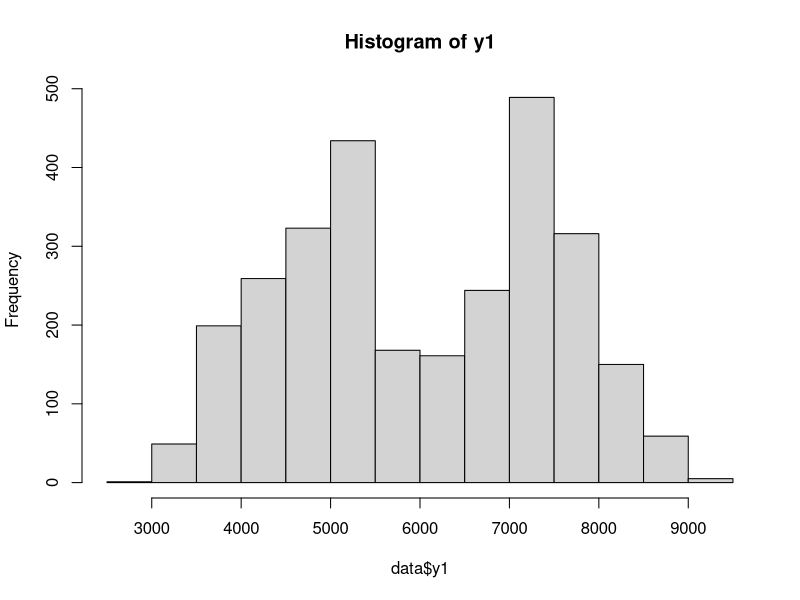
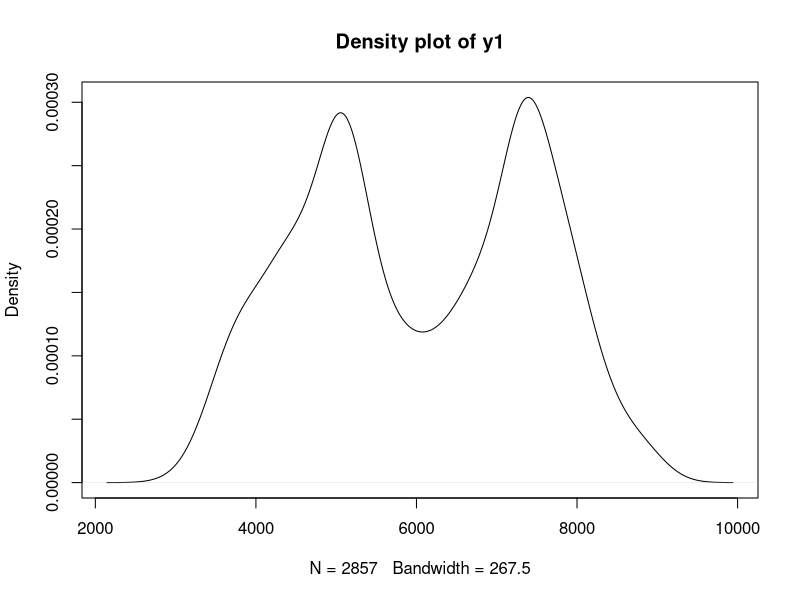
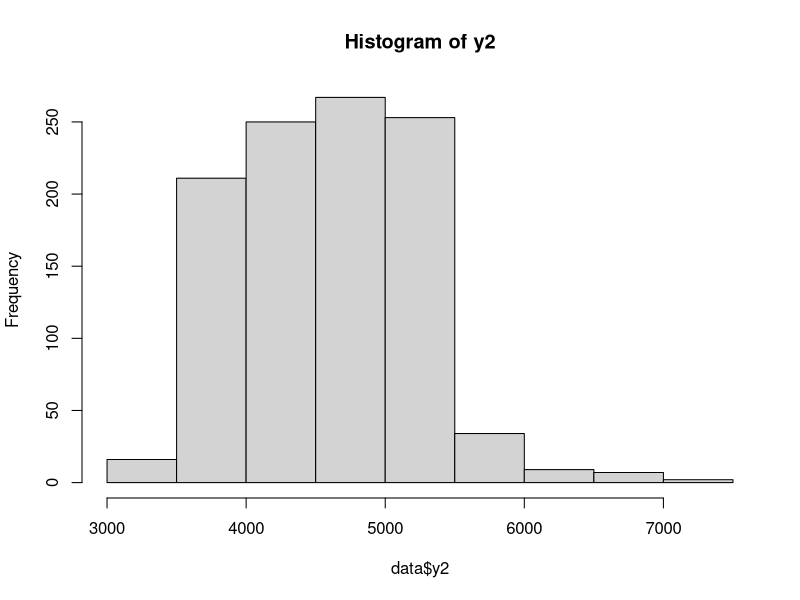
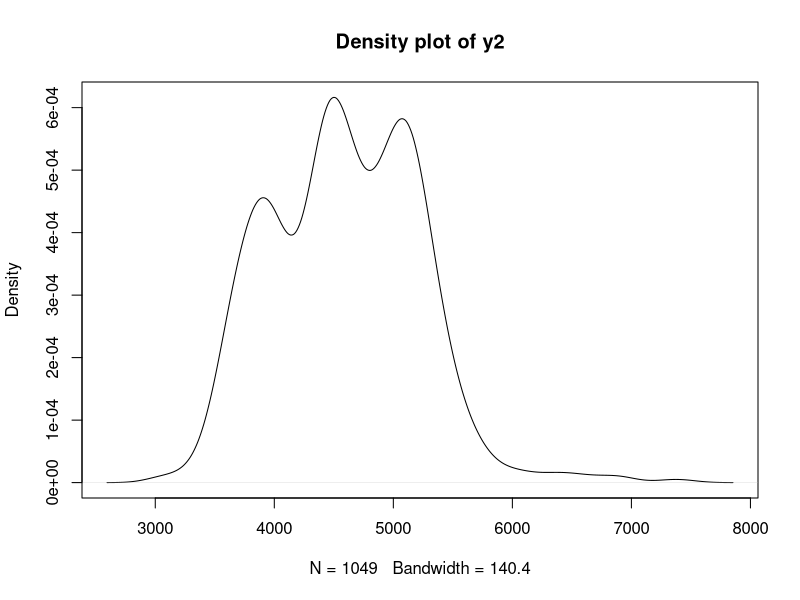
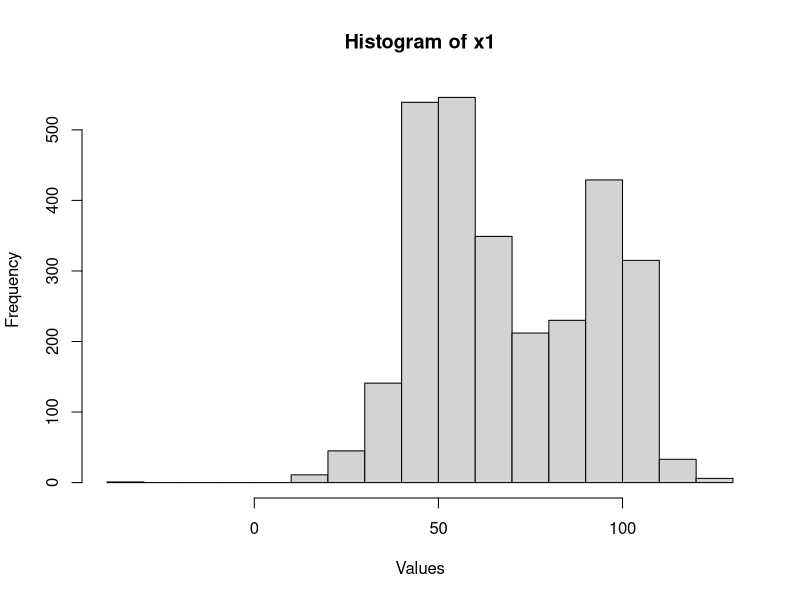
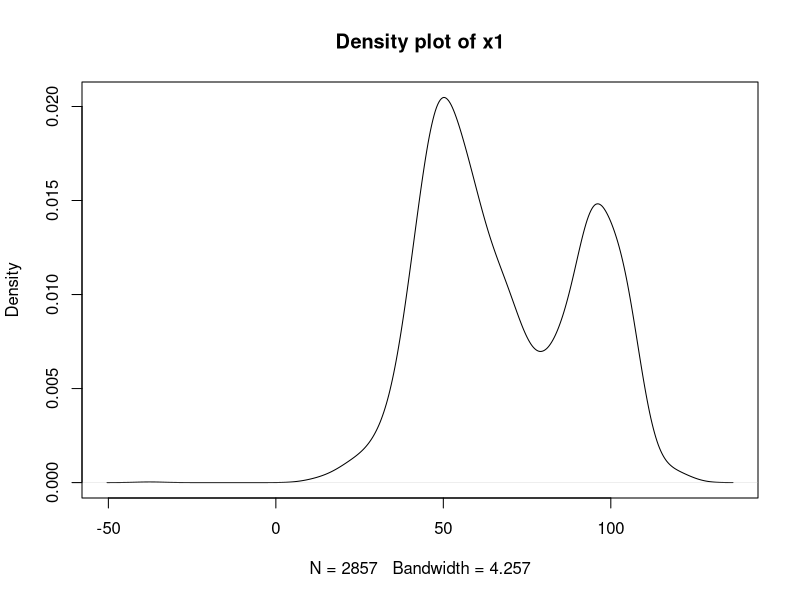
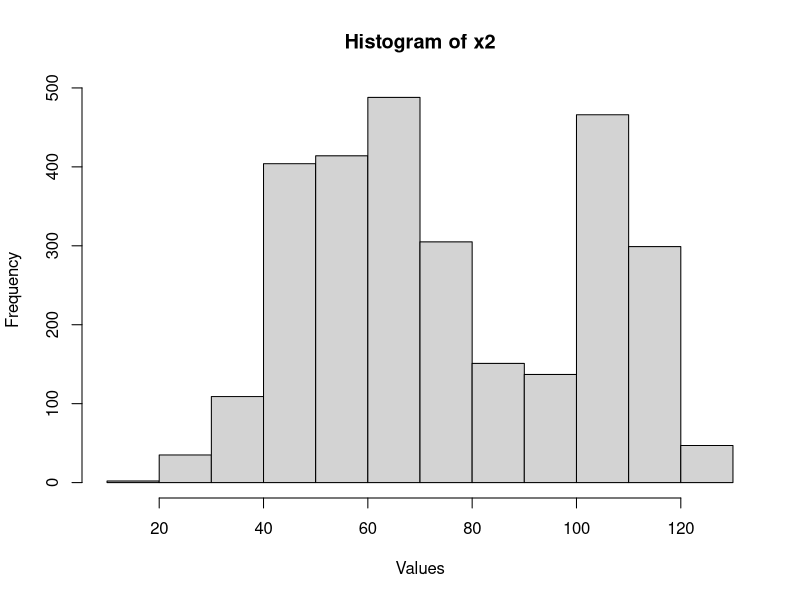
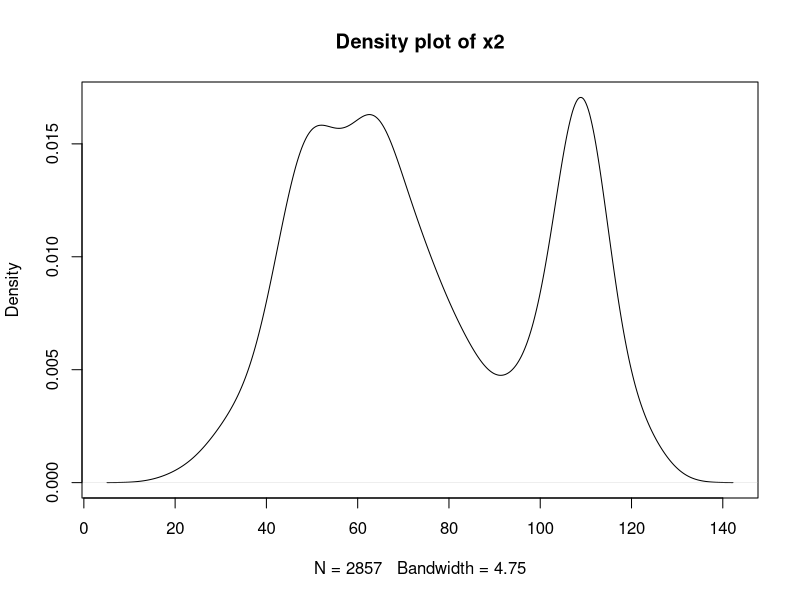

Reproduce these figures in R, in order.

# Load the data from the CSV file
data <- read.csv("data_whole.csv", header = TRUE, check.names = FALSE)

# Calculate descriptive statistics for the response variable y1
summary(data$y1)
sd(data$y1)

# Calculate descriptive statistics for the response variable y2
summary(data$y2)
sd(data$y2)

# Calculate descriptive statistics for the explanatory variables x1 through x30
summary(data[,4:33], na.rm = TRUE)
sapply(data[,4:33], sd, na.rm = TRUE)

# Create a correlation matrix for the explanatory variables
cor(data[,4:33], use = "pairwise.complete.obs")


# Create a histogram of the response variable y1
hist(data$y1, main = "Histogram of y1")
# Create a density plot of the response variable y1
plot(density(data$y1), main = "Density plot of y1")


# Create a histogram of the response variable y2
hist(data$y2, main = "Histogram of y2")
# Create a density plot of the response variable y2
plot(density(na.omit(data$y2)), main = "Density plot of y2")


# Loop over x1 to x30 and create a histogram and a density plot for each variable
for (i in 4:33) {
  # Create a histogram of the explanatory variable
  hist(data[,i], main = paste("Histogram of", names(data)[i]),
       xlab = "Values")
  # Create a density plot of the explanatory variable
  plot(density(na.omit(data[,i])), main = paste("Density plot of",
                                                names(data)[i]))
}